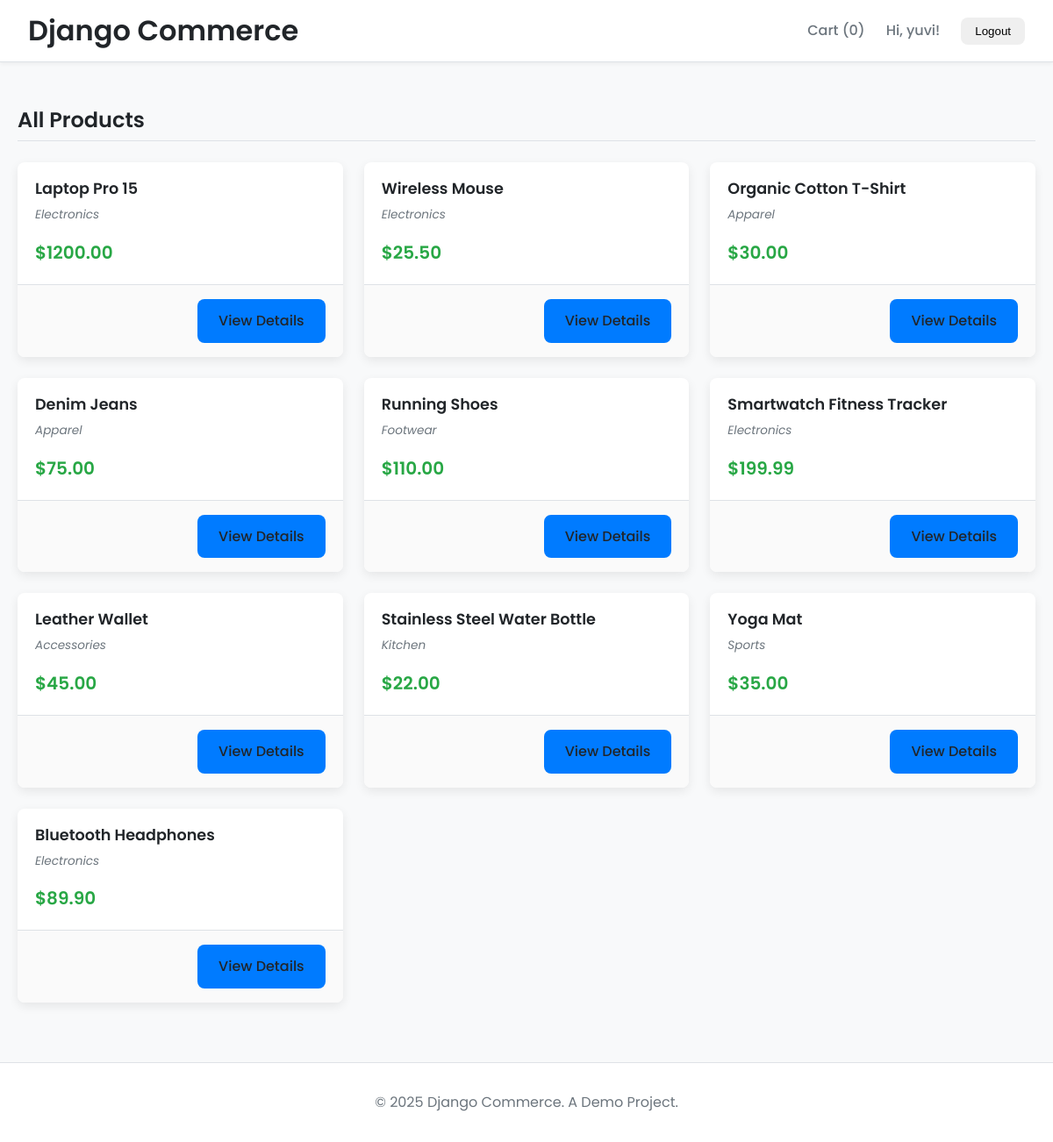
The app's page / (signed in) with its own data.
### shop/models.py (models this page shows, shortened)
class Product(models.Model):
    name = models.CharField(max_length=200)
    category = models.CharField(max_length=100)
    price = models.DecimalField(max_digits=10, decimal_places=2)
    tags = models.ManyToManyField(Tag, related_name='products')
    description = models.TextField(blank=True, null=True)
    stock = models.PositiveIntegerField(default=10) # Using PositiveIntegerField for stock
    image = models.ImageField(upload_to='products/', blank=True, null=True)

### shop/views.py (the view)
# urls.py: path('', views.product_list, name='product_list'),
def product_list(request):
    products = Product.objects.all().prefetch_related('tags')
    user_recommendations = []
    if request.user.is_authenticated:
        user_recommendations = recommendations_for_user(request.user, k=4)
    return render(request, 'shop/product_list.html', {'products': products, 'user_recommendations': user_recommendations})

### shop/recommender/content.py (called while the page is built, shortened)
def recommendations_for_user(user, k: int = 5):
    matrix, product_map = get_product_tag_matrix()
    if matrix.size == 0 or not product_map:
        return Product.objects.none()
    positive_interactions = Interaction.objects.filter(
        user=user,
        action__in=[Interaction.Action.LIKE, Interaction.Action.PURCHASE]
    ).select_related('product')
    positive_interacted_pids = [i.product_id for i in positive_interactions]
    if not positive_interacted_pids:
        return Product.objects.none()# No positive interactions, no recommendations

### shop/services.py (called while the page is built)
def cart_context(request):
    return {'cart': Cart(request)}

    def get_total_items(self):
        return sum(item['quantity'] for item in self.cart.values())

### shop/templates/shop/product_list.html (shortened to what this page needs)
{% extends "shop/base.html" %}
{% block content %}
    <h2>All Products</h2>
    <div class="product-grid">
        {% for product in products %}
            {% include "shop/partials/product_card.html" %}
        {% empty %}
        <p>No products available.</p>
        {% endfor %}
    </div>
{% endblock %}

### shop/templates/shop/base.html (shortened to what this page needs)
<!DOCTYPE html>
<html lang="en">
<head>
    {% load static %}
    <link rel="stylesheet" href="{% static 'shop/styles.css' %}">
</head>
<body>
    <header>
        <h1><a href="{% url 'shop:product_list' %}">Django Commerce</a></h1>
        <nav>
            <a href="{% url 'shop:cart_view' %}" class="nav-link">Cart (<span id="cart-count">{{ cart.get_total_items }}</span>)</a>
            {% if user.is_authenticated %}
                <span class="nav-link">Hi, {{ user.username }}!</span>
                <form action="{% url 'shop:logout' %}" method="post" style="display: inline;">
                    <button type="submit" class="btn btn-outline-secondary btn-sm">Logout</button>
                </form>
            {% else %}
                <a href="{% url 'shop:login' %}" class="btn btn-primary btn-sm">Login</a>
            {% endif %}
        </nav>
    </header>
    <main>
        <div class="container">
            {% block content %}
            {% endblock %}
        </div>
    </main>
    <footer>
        <p>&copy; {% now "Y" %} Django Commerce. A Demo Project.</p>
    </footer>
</body>
</html>

### shop/templates/shop/partials/product_card.html
<div class="product-card">
    <a href="{% url 'shop:product_detail' product.pk %}">
        <div class="card-content">
            <h3>{{ product.name }}</h3>
            <p class="category"><em>{{ product.category }}</em></p>
            <p class="price">${{ product.price }}</p>
        </div>
    </a>
    <div class="card-footer">
        <a href="{% url 'shop:product_detail' product.pk %}" class="btn btn-primary">View Details</a>
    </div>
</div>

### shop/static/shop/styles.css (style rules this page uses)
:root { --primary-color: #007bff; --primary-hover: #0056b3; --secondary-color: #6c757d; --success-color: #28a745; --danger-color: #dc3545; --background-color: #f8f9fa; --surface-color: #ffffff; --text-color: #212529; --text-muted: #6c757d; --border-color: #dee2e6; --font-family: 'Poppins', sans-serif; --border-radius: 8px; --box-shadow: 0 4px 12px rgba(0, 0, 0, 0.08); --transition-speed: 0.3s ease; }
*, *::before, *::after { box-sizing: border-box; margin: 0; padding: 0; }
html { height: 100%; }
body { display: flex; flex-direction: column; min-height: 100%; font-family: var(--font-family); background-color: var(--background-color); color: var(--text-color); line-height: 1.6; }
main { flex-grow: 1; }
.container { max-width: 1200px; margin: 0 auto; padding: 20px; width: 100%; }
.container { max-width: 1200px; margin: 0 auto; padding: 20px; }
h1, h2, h3 { font-weight: 600; line-height: 1.2; }
h2 { margin-bottom: 1.5rem; padding-bottom: 0.5rem; border-bottom: 1px solid var(--border-color); }
a { color: var(--primary-color); text-decoration: none; transition: color var(--transition-speed); }
header { display: flex; justify-content: space-between; align-items: center; padding: 1rem 2rem; background-color: var(--surface-color); border-bottom: 1px solid var(--border-color); margin-bottom: 2rem; box-shadow: 0 2px 4px rgba(0,0,0,0.05); }
header h1 a { color: var(--text-color); font-weight: 600; }
header nav { display: flex; align-items: center; gap: 1.5rem; }
header nav .nav-link, .logout-btn { font-weight: 500; color: var(--text-muted); transition: color var(--transition-speed); }
footer { text-align: center; padding: 2rem; margin-top: 3rem; background-color: var(--surface-color); border-top: 1px solid var(--border-color); color: var(--text-muted); }
.btn { display: inline-block; padding: 0.75rem 1.5rem; border: none; border-radius: var(--border-radius); cursor: pointer; font-weight: 500; text-align: center; transition: all var(--transition-speed); }
.btn-primary { background-color: var(--primary-color); color: #fff; }
.btn-sm { padding: 0.5rem 1rem; }
.product-grid, .recommendations-grid { display: grid; grid-template-columns: repeat(auto-fill, minmax(280px, 1fr)); gap: 1.5rem; }
.product-card { background: var(--surface-color); border-radius: var(--border-radius); box-shadow: var(--box-shadow); overflow: hidden; display: flex; flex-direction: column; transition: transform var(--transition-speed), box-shadow var(--transition-speed); }
.product-card a { color: inherit; }
.product-card .card-content { padding: 1.25rem; flex-grow: 1; }
.product-card h3 { margin: 0 0 0.5rem 0; font-size: 1.1rem; }
.product-card .category { font-size: 0.85rem; color: var(--text-muted); margin-bottom: 1rem; }
.product-card .price { font-weight: 600; font-size: 1.25rem; color: var(--success-color); }
.product-card .card-footer { padding: 1rem 1.25rem; border-top: 1px solid var(--border-color); background-color: #fafafa; display: flex; justify-content: flex-end; }

### records on screen
Product: name "Laptop Pro 15", category "Electronics", price "1200.00"
Product: name "Wireless Mouse", category "Electronics", price "25.50"
Product: name "Organic Cotton T-Shirt", category "Apparel", price "30.00"
Product: name "Denim Jeans", category "Apparel", price "75.00"
Product: name "Running Shoes", category "Footwear", price "110.00"
Product: name "Smartwatch Fitness Tracker", category "Electronics", price "199.99"
Product: name "Leather Wallet", category "Accessories", price "45.00"
Product: name "Stainless Steel Water Bottle", category "Kitchen", price "22.00"
Product: name "Yoga Mat", category "Sports", price "35.00"
Product: name "Bluetooth Headphones", category "Electronics", price "89.90"

### other values on screen
{{ cart.get_total_items }} "0"
{{ user.username }} "yuvi"
